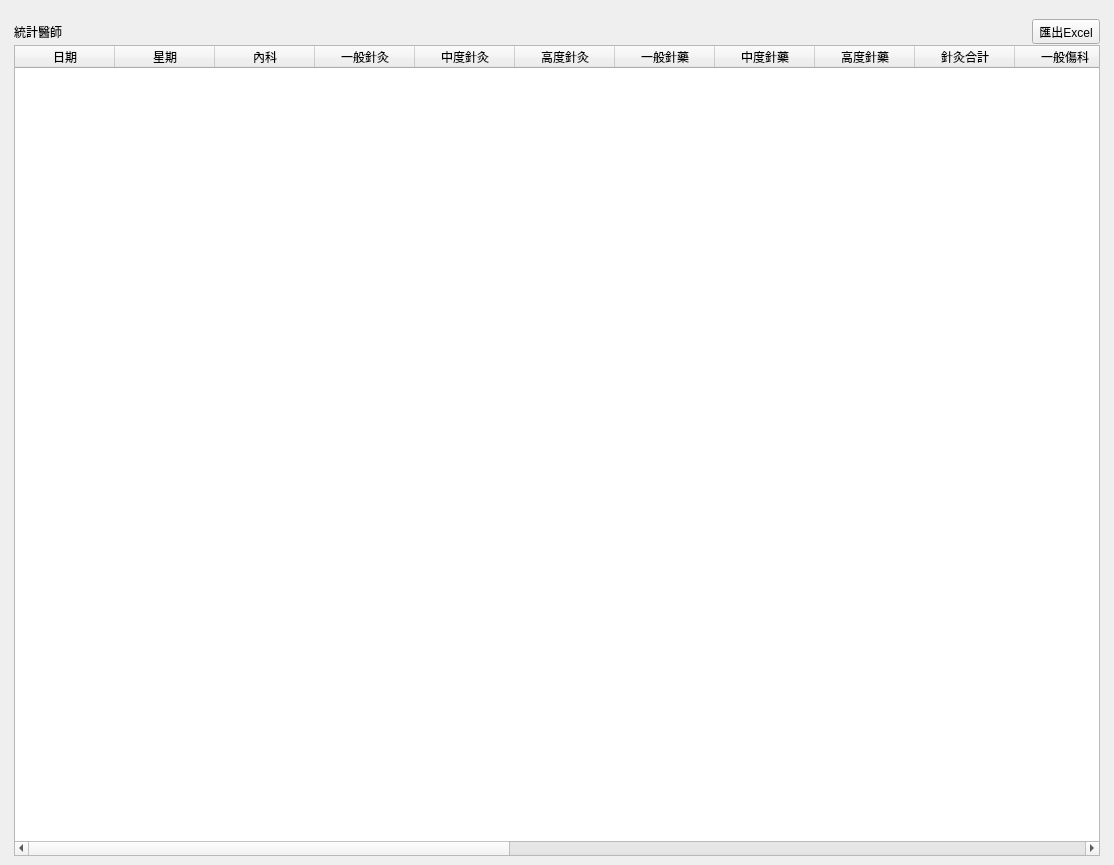
<?xml version="1.0" encoding="UTF-8"?>
<ui version="4.0">
 <class>WindowStatisticsDailyPerson</class>
 <widget class="QMainWindow" name="WindowStatisticsDailyPerson">
  <property name="geometry">
   <rect>
    <x>0</x>
    <y>0</y>
    <width>1114</width>
    <height>865</height>
   </rect>
  </property>
  <property name="windowTitle">
   <string>人數統計日報表</string>
  </property>
  <widget class="QWidget" name="centralwidget">
   <layout class="QHBoxLayout" name="horizontalLayout">
    <item>
     <layout class="QVBoxLayout" name="verticalLayout">
      <property name="leftMargin">
       <number>5</number>
      </property>
      <property name="topMargin">
       <number>10</number>
      </property>
      <property name="rightMargin">
       <number>5</number>
      </property>
      <item>
       <layout class="QVBoxLayout" name="verticalLayout_5">
        <item>
         <layout class="QHBoxLayout" name="horizontalLayout_2">
          <item>
           <layout class="QVBoxLayout" name="verticalLayout_3">
            <property name="spacing">
             <number>1</number>
            </property>
            <item>
             <layout class="QHBoxLayout" name="horizontalLayout_3">
              <item>
               <widget class="QLabel" name="label_doctor">
                <property name="text">
                 <string>統計醫師</string>
                </property>
               </widget>
              </item>
              <item>
               <spacer name="horizontalSpacer_2">
                <property name="orientation">
                 <enum>Qt::Horizontal</enum>
                </property>
                <property name="sizeHint" stdset="0">
                 <size>
                  <width>40</width>
                  <height>20</height>
                 </size>
                </property>
               </spacer>
              </item>
              <item>
               <widget class="QToolButton" name="toolButton_export_to_excel">
                <property name="text">
                 <string>匯出Excel</string>
                </property>
                <property name="icon">
                 <iconset>
                  <normaloff>../icons/document-export.svg</normaloff>../icons/document-export.svg</iconset>
                </property>
                <property name="toolButtonStyle">
                 <enum>Qt::ToolButtonTextBesideIcon</enum>
                </property>
               </widget>
              </item>
             </layout>
            </item>
            <item>
             <widget class="QTableWidget" name="tableWidget_person">
              <property name="editTriggers">
               <set>QAbstractItemView::NoEditTriggers</set>
              </property>
              <property name="alternatingRowColors">
               <bool>true</bool>
              </property>
              <property name="selectionMode">
               <enum>QAbstractItemView::SingleSelection</enum>
              </property>
              <property name="selectionBehavior">
               <enum>QAbstractItemView::SelectRows</enum>
              </property>
              <column>
               <property name="text">
                <string>日期</string>
               </property>
              </column>
              <column>
               <property name="text">
                <string>星期</string>
               </property>
              </column>
              <column>
               <property name="text">
                <string>內科</string>
               </property>
              </column>
              <column>
               <property name="text">
                <string>一般針灸</string>
               </property>
              </column>
              <column>
               <property name="text">
                <string>中度針灸</string>
               </property>
              </column>
              <column>
               <property name="text">
                <string>高度針灸</string>
               </property>
              </column>
              <column>
               <property name="text">
                <string>一般針藥</string>
               </property>
              </column>
              <column>
               <property name="text">
                <string>中度針藥</string>
               </property>
              </column>
              <column>
               <property name="text">
                <string>高度針藥</string>
               </property>
              </column>
              <column>
               <property name="text">
                <string>針灸合計</string>
               </property>
              </column>
              <column>
               <property name="text">
                <string>一般傷科</string>
               </property>
              </column>
              <column>
               <property name="text">
                <string>中度傷科</string>
               </property>
              </column>
              <column>
               <property name="text">
                <string>高度傷科</string>
               </property>
              </column>
              <column>
               <property name="text">
                <string>傷科給藥</string>
               </property>
              </column>
              <column>
               <property name="text">
                <string>傷科合計</string>
               </property>
              </column>
              <column>
               <property name="text">
                <string>針傷合併</string>
               </property>
              </column>
              <column>
               <property name="text">
                <string>合併給藥</string>
               </property>
              </column>
              <column>
               <property name="text">
                <string>合併合計</string>
               </property>
              </column>
              <column>
               <property name="text">
                <string>針傷合計</string>
               </property>
              </column>
              <column>
               <property name="text">
                <string>健保小計</string>
               </property>
              </column>
              <column>
               <property name="text">
                <string>自費人數</string>
               </property>
              </column>
              <column>
               <property name="text">
                <string>總計</string>
               </property>
              </column>
             </widget>
            </item>
           </layout>
          </item>
          <item>
           <layout class="QVBoxLayout" name="verticalLayout_chart"/>
          </item>
         </layout>
        </item>
       </layout>
      </item>
     </layout>
    </item>
   </layout>
  </widget>
  <widget class="QMenuBar" name="menubar">
   <property name="geometry">
    <rect>
     <x>0</x>
     <y>0</y>
     <width>1114</width>
     <height>29</height>
    </rect>
   </property>
  </widget>
  <action name="action_export_excel">
   <property name="icon">
    <iconset>
     <normaloff>../icons/document-export.svg</normaloff>../icons/document-export.svg</iconset>
   </property>
   <property name="text">
    <string>匯出Excel</string>
   </property>
  </action>
 </widget>
 <resources/>
 <connections/>
</ui>
